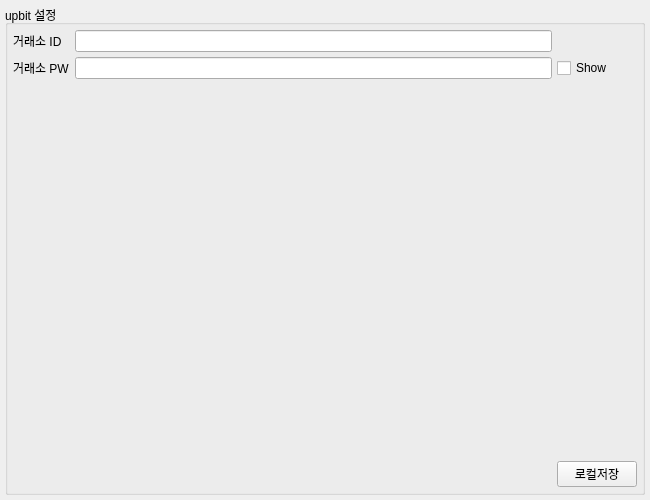
<?xml version="1.0" encoding="UTF-8"?>
<ui version="4.0">
 <class>Form</class>
 <widget class="QWidget" name="Form">
  <property name="geometry">
   <rect>
    <x>0</x>
    <y>0</y>
    <width>650</width>
    <height>500</height>
   </rect>
  </property>
  <property name="windowTitle">
   <string>Form</string>
  </property>
  <layout class="QGridLayout" name="gridLayout">
   <property name="leftMargin">
    <number>5</number>
   </property>
   <property name="topMargin">
    <number>5</number>
   </property>
   <property name="rightMargin">
    <number>5</number>
   </property>
   <property name="bottomMargin">
    <number>5</number>
   </property>
   <property name="spacing">
    <number>5</number>
   </property>
   <item row="0" column="0">
    <widget class="QGroupBox" name="groupBox">
     <property name="title">
      <string>upbit 설정</string>
     </property>
     <layout class="QGridLayout" name="gridLayout_2">
      <property name="leftMargin">
       <number>5</number>
      </property>
      <property name="topMargin">
       <number>5</number>
      </property>
      <property name="rightMargin">
       <number>5</number>
      </property>
      <property name="bottomMargin">
       <number>5</number>
      </property>
      <property name="spacing">
       <number>5</number>
      </property>
      <item row="1" column="0">
       <widget class="QLabel" name="label_2">
        <property name="text">
         <string>거래소 PW</string>
        </property>
        <property name="alignment">
         <set>Qt::AlignLeading|Qt::AlignLeft|Qt::AlignVCenter</set>
        </property>
       </widget>
      </item>
      <item row="1" column="2">
       <widget class="QCheckBox" name="checkBox">
        <property name="text">
         <string>Show</string>
        </property>
       </widget>
      </item>
      <item row="0" column="1">
       <widget class="QLineEdit" name="id"/>
      </item>
      <item row="3" column="2">
       <widget class="QPushButton" name="pushButton">
        <property name="text">
         <string>로컬저장</string>
        </property>
       </widget>
      </item>
      <item row="0" column="0">
       <widget class="QLabel" name="label">
        <property name="text">
         <string>거래소 ID</string>
        </property>
        <property name="alignment">
         <set>Qt::AlignLeading|Qt::AlignLeft|Qt::AlignVCenter</set>
        </property>
       </widget>
      </item>
      <item row="1" column="1">
       <widget class="QLineEdit" name="pw">
        <property name="echoMode">
         <enum>QLineEdit::Password</enum>
        </property>
       </widget>
      </item>
      <item row="2" column="1">
       <spacer name="verticalSpacer">
        <property name="orientation">
         <enum>Qt::Vertical</enum>
        </property>
        <property name="sizeHint" stdset="0">
         <size>
          <width>20</width>
          <height>289</height>
         </size>
        </property>
       </spacer>
      </item>
      <item row="3" column="1">
       <spacer name="horizontalSpacer">
        <property name="orientation">
         <enum>Qt::Horizontal</enum>
        </property>
        <property name="sizeHint" stdset="0">
         <size>
          <width>386</width>
          <height>20</height>
         </size>
        </property>
       </spacer>
      </item>
     </layout>
    </widget>
   </item>
  </layout>
 </widget>
 <resources/>
 <connections/>
</ui>
